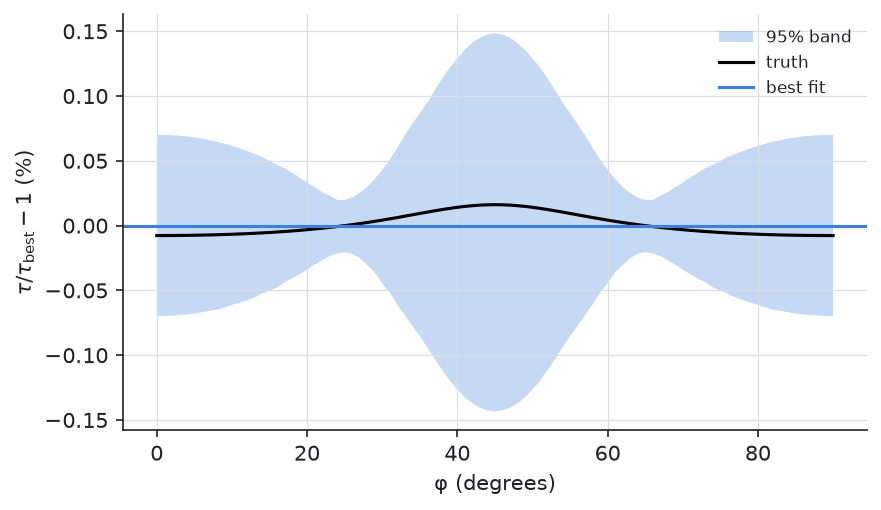

Reproduce this figure in Python.
from _data import d, data, rate, surface, true_rate

# --8<-- [start:example]
import numpy as np
from quantalyze.beta import boltzmann_fitting as bzf

result = bzf.fit_transport(data, surface, rate=rate, p0={"gamma0": 1e12, "gamma1": 1e12}, layer_spacing=d,
                           extrapolate=True, resistivity_error="resistivity_error",
                           hall_resistivity_error="hall_resistivity_error")

# Draw parameter sets from the fit's covariance and compute τ(φ) for each.
rng = np.random.default_rng(6)
best = np.array([result[n] for n in result.names])
draws = rng.multivariate_normal(best, result.covariance.to_numpy(), size=2000)  # (draws, parameters)
phi = np.linspace(0, np.pi / 2, 91)
tau = np.array([1 / rate(phi, *draw) for draw in draws])  # (draws, angles), s
low, high = np.percentile(tau, [2.5, 97.5], axis=0)       # the 95% band at each angle
tau_best = 1 / rate(phi, *best)

true_tau = 1 / rate(phi, **true_rate)
print(f"τ ranges from {tau_best.min() * 1e15:.0f} fs (along the axes) to {tau_best.max() * 1e15:.0f} fs "
      "(along the diagonals)")
print(f"95% band half-width: {100 * np.max((high - low) / 2 / tau_best):.2f}% at most")
print(f"truth inside the 95% band at every angle: {bool(np.all((low <= true_tau) & (true_tau <= high)))}")
# --8<-- [end:example]

import matplotlib.pyplot as plt

fig, ax = plt.subplots()
degrees = np.degrees(phi)
ax.fill_between(degrees, 100 * (low / tau_best - 1), 100 * (high / tau_best - 1), alpha=0.3, label="95% band")
ax.plot(degrees, 100 * (true_tau / tau_best - 1), color="k", label="truth")
ax.axhline(0, color="C0", label="best fit")
ax.set(xlabel="φ (degrees)", ylabel=r"$\tau / \tau_{\rm best} - 1$ (%)")
ax.legend(fontsize=8)
